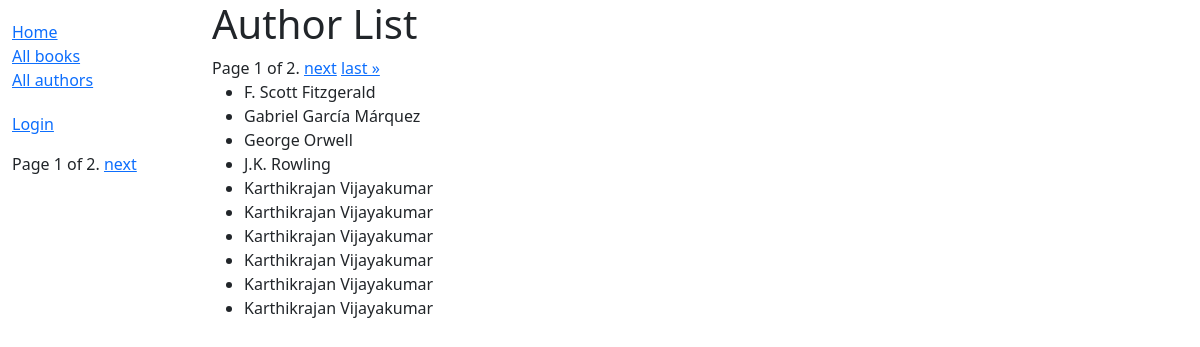
Screenshot of /catalog/authors/ with the database file from the repository.
### catalog/models.py (models this page shows, shortened)
class Author(models.Model):
    first_name = models.CharField(max_length=100)
    last_name = models.CharField(max_length=100)
    date_of_birth = models.DateField(null=True, blank=True)
    date_of_death = models.DateField('died', null=True, blank=True)
    class Meta:
        ordering = ['last_name', 'first_name']

### catalog/views.py (the view)
# urls.py: path('authors/', views.AuthorListView.as_view(), name='authors'),
class AuthorListView(ListView):
    model = Author
    paginate_by = 10
    template_name = 'catalog/author_list.html'

### catalog/templates/catalog/author_list.html (shortened to what this page needs)
{% extends "base_generic.html" %}
{% block content %}
  <h1>Author List</h1>
  {% if is_paginated %}
    <div class="pagination">
      <span class="step-links">
        <span class="current">
          Page {{ page_obj.number }} of {{ page_obj.paginator.num_pages }}.
        </span>
        {% if page_obj.has_next %}
          <a href="?page={{ page_obj.next_page_number }}">next</a>
          <a href="?page={{ page_obj.paginator.num_pages }}">last &raquo;</a>
        {% endif %}
      </span>
    </div>
  {% endif %}
  <ul>
    {% for author in author_list %}
      <li>{{ author.first_name }} {{ author.last_name }}</li>
    {% endfor %}
  </ul>
{% endblock %}

### rows the page displays
Author: first_name "F. Scott", last_name "Fitzgerald"
Author: first_name "Gabriel García", last_name "Márquez"
Author: first_name "George", last_name "Orwell"
Author: first_name "J.K.", last_name "Rowling"
Author: first_name "Karthikrajan", last_name "Vijayakumar"
Author: first_name "Karthikrajan", last_name "Vijayakumar"
Author: first_name "Karthikrajan", last_name "Vijayakumar"
Author: first_name "Karthikrajan", last_name "Vijayakumar"
Author: first_name "Karthikrajan", last_name "Vijayakumar"
Author: first_name "Karthikrajan", last_name "Vijayakumar"

### other values shown
{{ page_obj.number }} "1"
{{ page_obj.paginator.num_pages }} "2"
